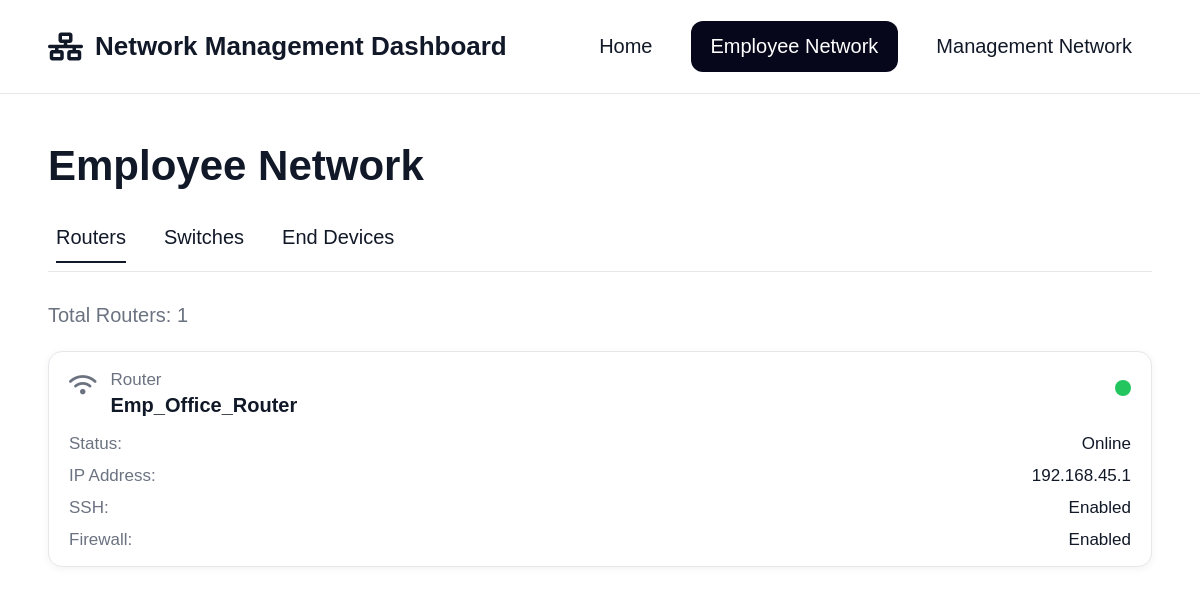
/employee/, run on the app's committed database.
### netmanagement/models.py (models this page shows, shortened)
class Device(models.Model):
    DEVICE_TYPES = [
        ('router', 'Router'),
        ('switch', 'Switch'),
        ('end', 'End Device'),
    ]
    NETWORK_TYPES = [
        ('employee', 'Employee'),
        ('management', 'Management'),
    ]
    STATUS_TYPES = [
        ('online', 'Online'),
        ('offline', 'Offline'),
        ('warning', 'Warning'),
    ]
    name = models.CharField(max_length=100)
    device_type = models.CharField(max_length=10, choices=DEVICE_TYPES)
    network = models.CharField(max_length=15, choices=NETWORK_TYPES)
    ip_address = models.GenericIPAddressField()
    status = models.CharField(max_length=10, choices=STATUS_TYPES)
    ssh_enabled = models.BooleanField(default=False)
    firewall_enabled = models.BooleanField(default=False)

### netmanagement/views.py (the view)
# urls.py: path('employee/', employee_network, name='employee_network'),
def employee_network(request):
    active_tab = request.GET.get('tab', 'routers')
    if active_tab == 'switches':
        devices = Device.objects.filter(network='employee', device_type='switch')
        total_label = f'Total Switches: {devices.count()}'
    elif active_tab == 'end-devices':
        devices = Device.objects.filter(network='employee', device_type='end')
        total_label = f'Total End Devices: {devices.count()}'
    else:
        devices = Device.objects.filter(network='employee', device_type='router')
        total_label = f'Total Routers: {devices.count()}'
        active_tab = 'routers'
    return render(request, 'employee_network.html', {
        'devices': devices,
        'total_label': total_label,
        'active_tab': active_tab,
        'page_title': 'Employee Network',
    })

### netmanagement/templates/employee_network.html (shortened to what this page needs)
{% load static %}
<!DOCTYPE html>
<html lang="en">
<head>
    <link rel="stylesheet" href="{% static 'css/style.css' %}">
    <link rel="stylesheet" href="https://cdnjs.cloudflare.com/ajax/libs/font-awesome/6.5.0/css/all.min.css">
</head>
<body>
    <header class="topbar">
        <div class="brand">
            <i class="fa-solid fa-network-wired"></i>
            <span>Network Management Dashboard</span>
        </div>
        <nav class="nav">
            <a href="{% url 'home' %}">Home</a>
            <a class="active" href="{% url 'employee_network' %}">Employee Network</a>
            <a href="{% url 'management_network' %}">Management Network</a>
        </nav>
    </header>
    <main class="page-container">
        <h1 class="page-title">{{ page_title }}</h1>
        <div class="tabs">
            <a class="tab {% if active_tab == 'routers' %}active{% endif %}"
               href="{% url 'employee_network' %}?tab=routers">Routers</a>
            <a class="tab {% if active_tab == 'switches' %}active{% endif %}"
               href="{% url 'employee_network' %}?tab=switches">Switches</a>
            <a class="tab {% if active_tab == 'end-devices' %}active{% endif %}"
               href="{% url 'employee_network' %}?tab=end-devices">End Devices</a>
        </div>
        <div class="divider"></div>
        <p class="section-count">{{ total_label }}</p>
        <section class="device-grid">
            {% for device in devices %}
            <article class="device-card">
                <a href="{% url 'device_detail' device.pk %}?next={{ request.get_full_path|urlencode }}" class="device-link">
                    <div class="device-header">
                        <div class="device-left">
                            <i class="fa-solid
                                {% if device.device_type == 'router' %}
                                    fa-wifi
                                {% elif device.device_type == 'switch' %}
                                    fa-server
                                {% else %}
                                    fa-laptop
                                {% endif %}
                                device-icon"></i>
                            <div>
                                <div class="device-type">{{ device.get_device_type_display }}</div>
                                <h2 class="device-name">{{ device.name }}</h2>
                            </div>
                        </div>
                        <div class="status-dot
                            {% if device.status == 'online' %}
                                online
                            {% elif device.status == 'warning' %}
                                warning
                            {% else %}
                                offline
                            {% endif %}
                        "></div>
                    </div>
                    <div class="device-details">
                        <div class="detail-row">
                            <span>Status:</span>
                            <strong>{{ device.get_status_display }}</strong>
                        </div>
                        <div class="detail-row">
                            <span>IP Address:</span>
                            <strong>{{ device.ip_address }}</strong>
                        </div>
                        <div class="detail-row">
                            <span>SSH:</span>
                            <strong>
                                {% if device.ssh_enabled %}Enabled{% else %}Disabled{% endif %}
                            </strong>
                        </div>
                        {% if device.device_type == 'router' %}
                        <div class="detail-row">
                            <span>Firewall:</span>
                            <strong>
                                {% if device.firewall_enabled %}Enabled{% else %}Disabled{% endif %}
                            </strong>
                        </div>
                        {% endif %}
                    </div>
                </a>
            </article>
            {% empty %}
                <div class="empty-state">
                    <p>No devices found.</p>
                </div>
            {% endfor %}
        </section>
    </main>
</body>
</html>

### netmanagement/static/css/style.css (style rules this page uses)
* { box-sizing: border-box; margin: 0; padding: 0; }
:root { --text: #111827; --muted: #6b7280; --border: #e5e7eb; --bg: #ffffff; --soft: #f9fafb; --shadow: 0 2px 8px rgba(0, 0, 0, 0.05); --shadow-hover: 0 10px 25px rgba(0, 0, 0, 0.08); --dark: #07071b; --green: #22c55e; --red: #ef4444; --yellow: #FFFF00; }
html, body { width: 100%; min-height: 100%; }
body { font-family: Arial, Helvetica, sans-serif; color: var(--text); background: var(--bg); }
a { text-decoration: none; color: inherit; }
.topbar { height: 94px; border-bottom: 1px solid var(--border); display: flex; align-items: center; justify-content: space-between; padding: 0 48px; background: var(--bg); }
.brand { display: flex; align-items: center; gap: 12px; font-size: 26px; font-weight: 700; }
.brand i { font-size: 28px; }
.nav { display: flex; align-items: center; gap: 18px; font-size: 20px; }
.nav a { padding: 14px 20px; border-radius: 12px; color: var(--text); transition: background 0.2s ease, color 0.2s ease; }
.nav a.active { background: var(--dark); color: #fff; }
.page-container { padding: 48px; }
.page-title { font-size: 42px; font-weight: 700; margin-bottom: 36px; }
.tabs { display: flex; gap: 38px; align-items: center; margin-bottom: 8px; padding-left: 8px; }
.tab { font-size: 20px; color: var(--text); padding-bottom: 12px; border-bottom: 2px solid transparent; }
.tab.active { border-bottom-color: var(--text); }
.divider { border-bottom: 1px solid var(--border); margin-bottom: 32px; }
.section-count { font-size: 20px; color: var(--muted); margin-bottom: 24px; }
.device-grid { display: grid; grid-template-columns: repeat(auto-fit, minmax(280px, 1fr)); gap: 18px; width: 100%; }
.device-card { border: 1px solid var(--border); border-radius: 14px; background: var(--bg); padding: 18px 20px 16px; box-shadow: var(--shadow); }
.device-header { display: flex; justify-content: space-between; align-items: flex-start; margin-bottom: 18px; }
.device-left { display: flex; gap: 14px; align-items: flex-start; }
.device-icon { font-size: 22px; color: var(--muted); margin-top: 4px; }
.device-type { font-size: 17px; color: var(--muted); margin-bottom: 4px; }
.device-name { font-size: 20px; font-weight: 700; line-height: 1.1; }
.status-dot { width: 16px; height: 16px; border-radius: 999px; margin-top: 10px; }
.status-dot.online { background: var(--green); }
.device-details { display: grid; gap: 12px; }
.detail-row { display: flex; justify-content: space-between; gap: 16px; font-size: 17px; }
.detail-row span { color: var(--muted); }
.detail-row strong { font-weight: 500; }
.device-link { text-decoration: none; color: inherit; display: block; }

### data on the page
Device: device_type "Router", name "Emp_Office_Router", status "Online", ip_address "192.168.45.1", ssh_enabled "Enabled", shows "Firewall:", firewall_enabled "Enabled"

### other printed values
{{ page_title }} "Employee Network"
{{ total_label }} "Total Routers: 1"
